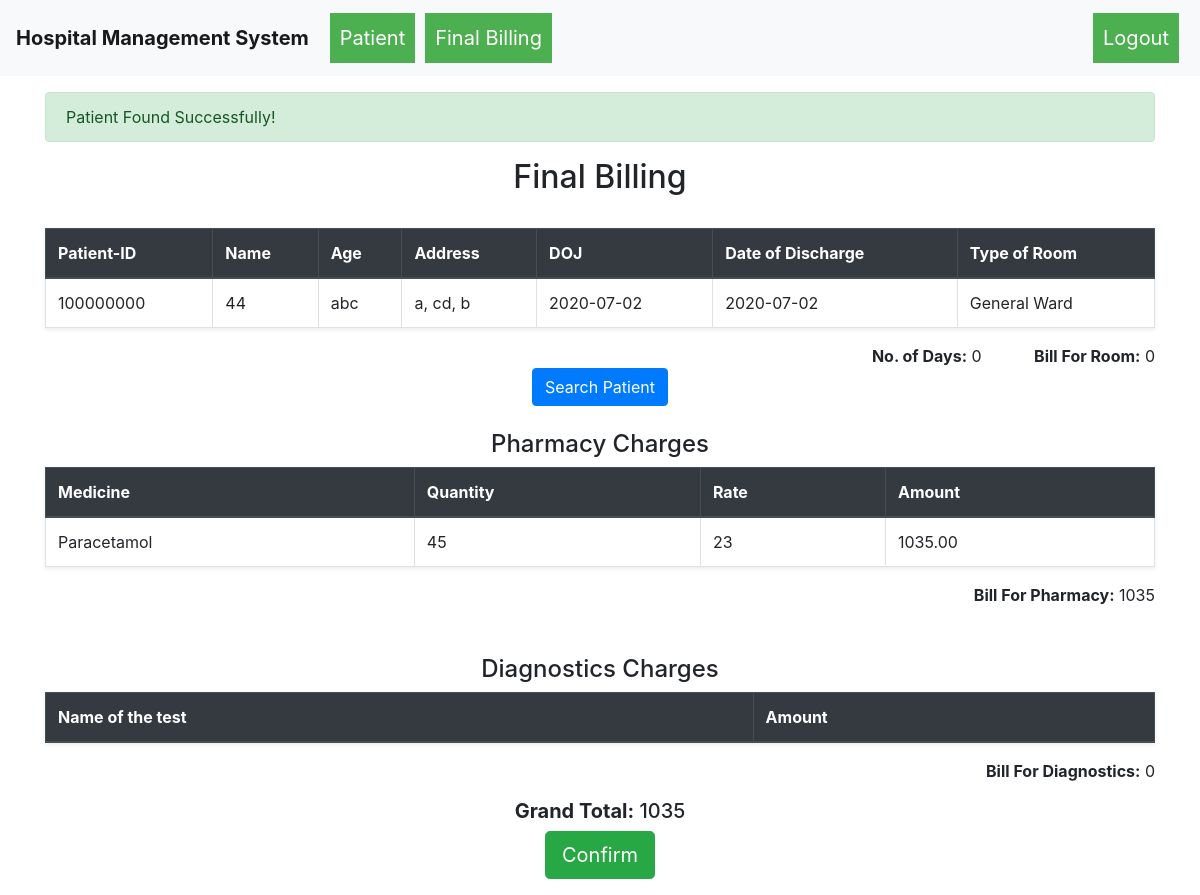
The page /final_billing?pid=100000000 (signed in) on the database as committed earlier.
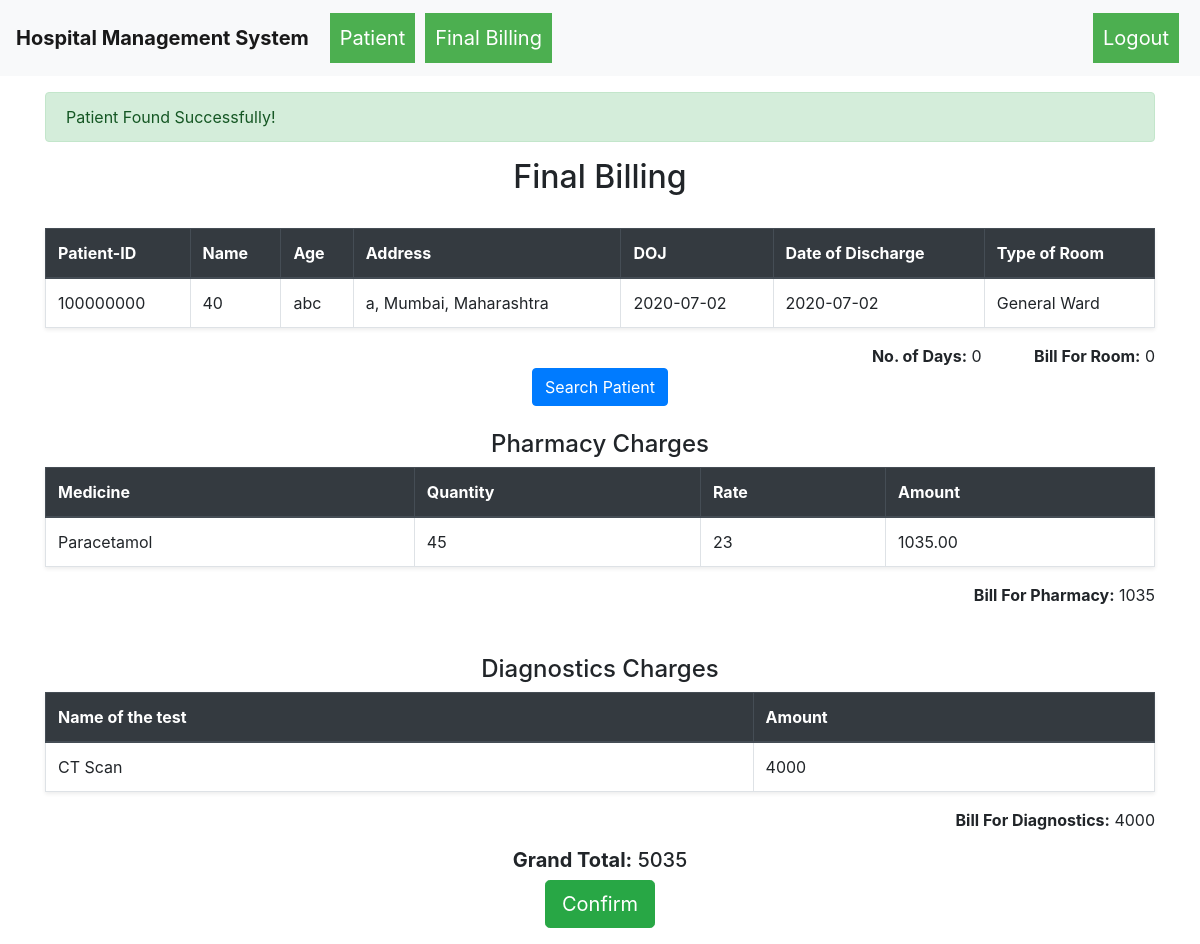
The same page on the database as committed later.
### hospital_management_system/models.py (models this page shows)
class Patient(db.Model):
    __table_args__ = {'sqlite_autoincrement': True}
    id = db.Column(db.Integer, primary_key=True)
    ssid = db.Column(db.String(250), unique=True, nullable=False)
    name = db.Column(db.String(80), nullable=False)
    age = db.Column(db.Integer, nullable=False)
    date_of_admission = db.Column(db.Date, nullable=False)
    type_of_bed = db.Column(db.String(80), nullable=False)
    address = db.Column(db.String(250), nullable=False)
    city = db.Column(db.String(250), nullable=False)
    state = db.Column(db.String(250), nullable=False)
    status = db.Column(db.String(100), nullable=False)

class Medicines(db.Model):
    __table_args__ = {'sqlite_autoincrement': True}
    id = db.Column(db.Integer, primary_key=True)
    name = db.Column(db.String(80), nullable=False)
    quantity_available = db.Column(db.Integer, nullable=False)
    rate = db.Column(db.Integer, nullable=False)

class MedicinesIssued(db.Model):
    __table_args__ = {'sqlite_autoincrement': True}
    id = db.Column(db.Integer, primary_key=True)
    med_id = db.Column(db.Integer, nullable=False)
    p_id = db.Column(db.Integer, nullable=False)
    quantity = db.Column(db.Integer, nullable=False)

class Diagnostic_test(db.Model):
    id = db.Column(db.Integer, primary_key=True, autoincrement=True)
    test_name = db.Column(db.String(80), nullable=False)
    test_cost = db.Column(db.Integer, nullable=False)

### hospital_management_system/routes.py (the view)
@app.route("/final_billing", methods=["GET","POST"])
def final_billing():
    data = {}
    if not session.get("username"):
        return redirect("/")
    if session.get("username") != "admin":
        return redirect("/")
    meds = Medicines.query.all()
    tests = Diagnostic_test.query.all()
    med_is = ""
    test_is = ""
    if "pid" in request.args.keys():
        p_id = request.args.get("pid")
        patient = Patient.query.filter_by(id=p_id).first()
        if patient:
            data["today_date"] = datetime.now().date()
            data["days"] = str(data["today_date"] - patient.date_of_admission)[0]
            room_bill = ""
            if patient.type_of_bed == "General Ward":
                data["room_bill"] = int(data["days"]) * 2000
                room_bill = int(data["days"]) * 2000
            elif patient.type_of_bed == "Semi Sharing":
                data["room_bill"] = int(data["days"]) * 4000
                room_bill = int(data["days"]) * 4000
            else:
                data["room_bill"] = int(data["days"]) * 8000
                room_bill = int(data["days"]) * 8000
            med_is = MedicinesIssued.query.filter_by(p_id=p_id)
            p_bill = []
            for i in med_is:
                for j in meds:
                    if i.med_id == j.id:
                        p_bill.append(j.rate*i.quantity)
            data["p_bill"] = sum(p_bill)
            test_is = DiagnosticIssued.query.filter_by(p_id=p_id)
            test_bill = []
            for i in test_is:
                for j in tests:
                    if i.test_id == j.id:
                       test_bill.append(j.test_cost)
            data["test_bill"] = sum(test_bill)
            data["total_bill"] = data["test_bill"] + data["p_bill"] + room_bill
            if request.method == "GET":
                flash("Patient Found Successfully!")
        else:
            patient = ["id", "name", "age", "address", "doj", "type of room"]
            flash("Patient With this Id not found!!")
    else:
        patient = ["id", "name", "age", "address", "doj", "type of room"]
    if request.method == "POST":
        p_id = request.args.get("pid")
        patient = Patient.query.filter_by(id=p_id).update(dict(status="Discharged"))
        db.session.commit()
        patient = Patient.query.filter_by(id=p_id).first()
        flash("Payment Done Successfully!!")
    return render_template("final_billing.html", patient=patient, med_is=med_is, meds=meds, tests=tests, test_is=test_is, data=data, username=session.get("username"))

### hospital_management_system/templates/final_billing.html (shortened to what this page needs)
{% extends 'base.html' %}
{% block body %}
    <div class="container">
        <div class="row">
            <div class="col-md-12">
                {% with messages = get_flashed_messages() %}
                {% if messages %}
                  {% for message in messages %}
                    {% if message == "Patient With this Id not found!!" %}
                        <div class="alert alert-danger mt-3">{{message}}</div>
                    {% else %}
                        <div class="alert alert-success mt-3">{{message}}</div>
                    {% endif %}
                {% endfor %}
                {% endif %}
              {% endwith %}
                    <h2 class="text-center mt-3"> Final Billing </h2>
                    <br>
                    <table class="table table-bordered shadow-sm">
                        <thead class="thead-dark">
                            <tr>
                                <th>Patient-ID</th>
                                <th>Name</th>
                                <th>Age</th>
                                <th>Address</th>
                                <th>DOJ</th>
                                <th>Date of Discharge</th>
                                <th>Type of Room</th>
                            </tr>
                        </thead>
                        <tbody>
                                <tr>
                                    {% if patient.0 == 'id' %}
                                        <td class="text-muted">{{patient.0}}</td>
                                        <td class="text-muted">{{patient.1}}</td>
                                        <td class="text-muted">{{patient.2}}</td>
                                        <td class="text-muted">{{patient.3}}</td>
                                        <td class="text-muted">{{patient.4}}</td>
                                        <td class="text-muted">date of discharge</td>
                                        <td class="text-muted">{{patient.5}}</td>
                                    {% else %}
                                        <td id="patient_id">{{patient.id}}</td>
                                        <td>{{patient.age}}</td>
                                        <td>{{patient.name}}</td>
                                        <td>{{patient.address}}, {{patient.city}}, {{patient.state}}</td>
                                        <td>{{patient.date_of_admission}}</td>
                                        <td>{{data["today_date"]}}</td>
                                        <td>{{patient.type_of_bed}}</td>
                                    {% endif %}
                                </tr>
                        </tbody>
                        </table>
                        {% if patient.0 == 'id' %}
                        {% else %}
                        <div class="text-right">
                            <span><strong>No. of Days:</strong> {{data["days"]}}</span> <span class="ml-5"><strong>Bill For Room:</strong> {{data["room_bill"]}}</span>
                        </div>
                        {% endif %}
                        <div class="text-center">
                    <button type="button" class="btn btn-primary" data-toggle="modal" data-target="#patient">
                        Search Patient
                    </button>
                </div>
                        {% if patient.0 == 'id' %}
                        {% else %}
                    <h4 class="text-center">Pharmacy Charges</h4>
                    <table class="table table-bordered shadow-sm">
                        <thead class="thead-dark">
                            <tr>
                                <th>Medicine</th>
                                <th>Quantity</th>
                                <th>Rate</th>
                                <th>Amount</th>
                            </tr>
                        </thead>
                        <tbody>
                            {% for i in med_is %}
                                <tr>
                                    {% for j in meds %}
                                        {% if i.med_id == j.id %}
                                            <td>{{j.name}}</td>
                                            <td>{{i.quantity}}</td>
                                            <td>{{j.rate}}</td>
                                            <td>{{ '%0.2f' | format(j.rate * i.quantity|float)}}</td>
                                        {% endif %}
                                    {% endfor %}
                                </tr>
                            {% endfor %}
                        </tbody>
                        </table>
                        <div class="text-right">
                        <span class="ml-5"><strong>Bill For Pharmacy:</strong> {{data["p_bill"]}}</span>
                        </div>
                        <br>
                        <br>
                <div class="row">
                    <div class="col-md-12">
                        <h4 class="text-center">Diagnostics Charges</h4>
                        <table class="table table-bordered shadow-sm">
                            <thead class="thead-dark">
                                <tr>
                                    <th>Name of the test</th>
                                    <th>Amount</th>
                                </tr>
                            </thead>
                            <tbody>
                               {% for i in test_is %}
                                <tr>
                                    {% for j in tests %}
                                        {% if i.test_id == j.id %}
                                            <td>{{j.test_name}}</td>
                                            <td>{{j.test_cost}}</td>
                                        {% endif %}
                                    {% endfor %}
                                </tr>
                               {% endfor %}
                            </tbody>
                        </table>
                        <div class="text-right">
                            <span class="ml-5"><strong>Bill For Diagnostics:</strong> {{data["test_bill"]}}</span>
                        </div>
                    </div>
                </div>
                    <div class="text-center my-3">
                        <h5 class="my-2"><strong>Grand Total:</strong> {{data["total_bill"]}}</h5>
                        <form action="" method="POST">
                            <button type="submit" class="btn btn-success btn-lg">Confirm</button>
                        </form>
                    </div>
                    {% endif %}
            </div>
        </div>
    </div>
{% endblock %}

### hospital_management_system/templates/base.html (shortened to what this page needs)
<!DOCTYPE html>
<html lang="en">
<head>
    <link rel="stylesheet" href="{{ url_for('static',filename='css/bootstrap.min.css') }}">
    <link rel="stylesheet" href="{{ url_for('static', filename='css/dropdown.css') }}">
</head>
<body>
    {% include 'header.html' %}
    {% block body %}
    {% endblock %}
</body>
</html>

### hospital_management_system/templates/header.html (shortened to what this page needs)
<nav class="navbar navbar-expand-lg navbar-light bg-light">
    <a class="navbar-brand font-weight-bolder">Hospital Management System</a>
    <div class="collapse navbar-collapse" id="navbarNav">
      <ul class="navbar-nav mr-auto">
        {% if Login %}
        {% else %}
        {% if username == "admin" %}
        <div class="dropdown">
          <a href="{{url_for('patient_list')}}"><button style="padding: 10px; margin: 5px;" class="dropbtn">Patient</button></a>
        </div>
        {% endif %}
          {% if username == "admin" %}
          <div class="dropdown">
            <a href="{{url_for('final_billing')}}"><button style="padding: 10px; margin: 5px;" class="dropbtn">Final Billing</button>
            </div></a>
            {% endif %}
        {% endif %}
      </ul>
      <ul class="navbar-nav ml-auto">
        {% if Login %}
        {% else %}
        <div class="dropdown">
          <a href="{{url_for('logout')}}"><button style="padding: 10px; margin: 5px;" class="dropbtn">Logout</button>
        </div></a>
        {% endif %}
      </ul>
    </div>
  </nav>

### hospital_management_system/static/css/dropdown.css (style rules this page uses)
.dropbtn { background-color: #4CAF50; color: white; padding: 20px; font-size: 20px; border: none; }
.dropdown { position: relative; display: inline-block; }

Rows that differ between the two databases and show on the page:
changed Patient "abc": age "44" → "40"; city "cd" → "Mumbai"; state "b" → "Maharashtra"
added Diagnostic_test: test_name "CT Scan", test_cost "4000"
Other text that changed with them:
{{ data["test_bill"] }}: "0" → "4000"
{{ data["total_bill"] }}: "1035" → "5035"
